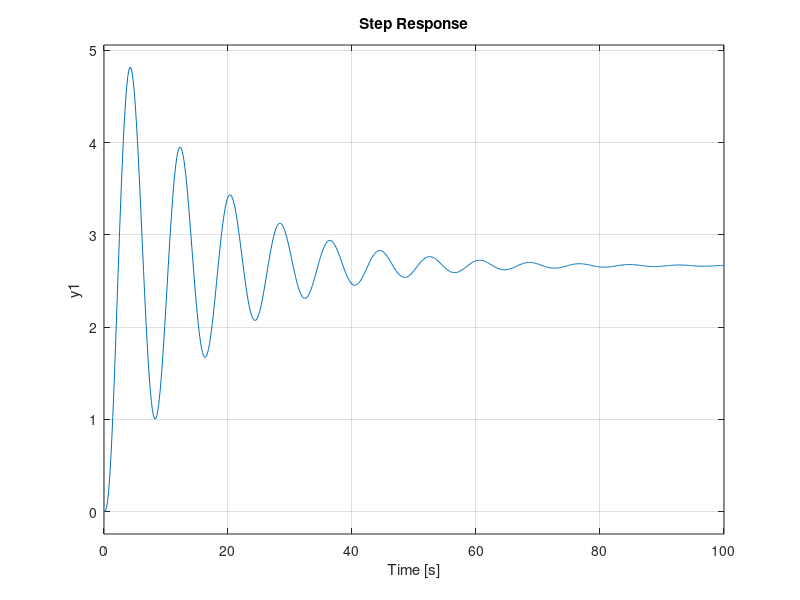

Write the MATLAB code that produced this figure.
%3.1%
A=[-2 -2.5 -0.5;1 0 0;0 1 0];
B=[1;0;0];
C=[0 1.5 1];
D=0;
sys=ss(A,B,C,D);
%initial(sys,[2 2 2]) 
[y,t,x]=initial(sys,[2 2 2],60) %60为指定时间
subplot(121)
plot(t,x)
subplot(122)
plot(t,y)
%%%%%%%%%%%%%%%%%%%%%%%%%%%%%%%%%%%%%%%%%%%%%%%%%%%%%
%3.3%
sys=tf([5 8],[1 4 6 3 3]);
step(sys)
%%%%%%%%%%%%%%%%%%%%%%%%%%%%%%%%%%%%%%%%%%%%%%%%%%%%%
%3.4%

